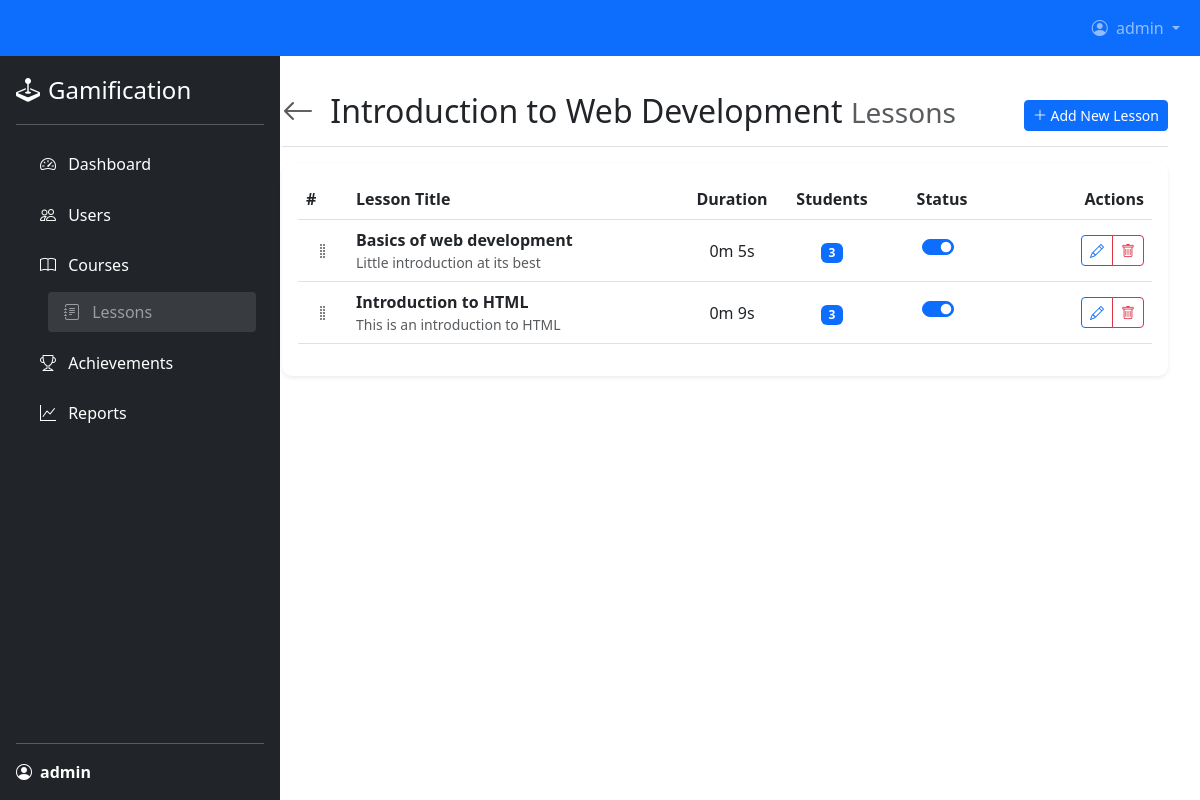
Page /admin/lessons/index.php?course_id=1 (signed in) on the committed database.
### tables this page shows
CREATE TABLE `courses` (
  `id` int(11) NOT NULL,
  `title` varchar(255) NOT NULL,
  `description` text DEFAULT NULL,
  `category` varchar(100) DEFAULT NULL,
  `difficulty` enum('beginner','intermediate','advanced') DEFAULT NULL,
  `created_by` int(11) DEFAULT NULL,
  `created_at` timestamp NOT NULL DEFAULT current_timestamp(),
  `is_active` tinyint(1) DEFAULT 1 COMMENT '1 for active, 0 for inactive',
  `updated_at` timestamp NOT NULL DEFAULT current_timestamp() ON UPDATE current_timestamp()
);

CREATE TABLE `lessons` (
  `id` int(11) NOT NULL,
  `course_id` int(11) NOT NULL,
  `title` varchar(255) NOT NULL,
  `description` text DEFAULT NULL,
  `content` longtext DEFAULT NULL,
  `video_url` varchar(255) DEFAULT NULL,
  `duration` int(11) DEFAULT NULL,
  `sort_order` int(11) DEFAULT 0,
  `is_active` tinyint(1) DEFAULT 1,
  `created_at` timestamp NOT NULL DEFAULT current_timestamp(),
  `updated_at` timestamp NOT NULL DEFAULT current_timestamp() ON UPDATE current_timestamp()
);

### admin/lessons/index.php (the view, shortened to what this page needs)
<?php
require_once __DIR__ . '/../../config/database.php';
$course_id = filter_input(INPUT_GET, 'course_id', FILTER_VALIDATE_INT);
$stmt = $conn->prepare("SELECT id, title FROM courses WHERE id = ?");
$stmt->bind_param('i', $course_id);
$stmt->execute();
$course_result = $stmt->get_result();
$course = $course_result->fetch_assoc();
$stmt = $conn->prepare("
    SELECT l.*,
           (SELECT COUNT(*) FROM user_progress WHERE lesson_id = l.id) as student_count
    FROM lessons l
    WHERE l.course_id = ?
    ORDER BY l.sort_order ASC, l.title ASC
");
$stmt->bind_param('i', $course_id);
$stmt->execute();
$lessons_result = $stmt->get_result();
include '../includes/header.php';
?>
<div class="d-flex justify-content-between flex-wrap flex-md-nowrap align-items-center pt-3 pb-2 mb-3 border-bottom">
    <h1 class="h2">
        <a href="../courses/edit.php?id=<?php echo $course_id; ?>" class="text-decoration-none text-muted me-2">
            <i class="bi bi-arrow-left"></i>
        </a>
        <?php echo htmlspecialchars($course['title']); ?>
        <small class="text-muted">Lessons</small>
    </h1>
    <div class="btn-toolbar mb-2 mb-md-0">
        <a href="create.php?course_id=<?php echo $course_id; ?>" class="btn btn-sm btn-primary">
            <i class="bi bi-plus-lg"></i> Add New Lesson
        </a>
    </div>
</div>
<div class="card">
    <div class="card-body">
        <?php if ($lessons_result->num_rows > 0): ?>
            <div class="table-responsive">
                <table class="table table-hover align-middle" id="lessonsTable">
                    <thead>
                        <tr>
                            <th style="width: 50px;">#</th>
                            <th>Lesson Title</th>
                            <th class="text-center" style="width: 100px;">Duration</th>
                            <th class="text-center" style="width: 100px;">Students</th>
                            <th class="text-center" style="width: 120px;">Status</th>
                            <th class="text-end" style="width: 150px;">Actions</th>
                        </tr>
                    </thead>
                    <tbody class="sortable">
                        <?php while ($lesson = $lessons_result->fetch_assoc()): ?>
                            <tr data-lesson-id="<?php echo $lesson['id']; ?>">
                                <td class="sortable-handle text-center text-muted" style="cursor: move;">
                                    <i class="bi bi-grip-vertical"></i>
                                </td>
                                <td>
                                    <strong><?php echo htmlspecialchars($lesson['title']); ?></strong>
                                    <?php if (!empty($lesson['description'])): ?>
                                        <div class="text-muted small">
                                            <?php echo mb_substr(strip_tags($lesson['description']), 0, 80); ?><?php echo strlen($lesson['description']) > 80 ? '...' : ''; ?>
                                        </div>
                                    <?php endif; ?>
                                </td>
                                <td class="text-center">
                                    <?php if (!empty($lesson['duration'])): ?>
                                        <?php echo floor($lesson['duration'] / 60) . 'm ' . ($lesson['duration'] % 60) . 's'; ?>
                                    <?php else: ?>
                                        <span class="text-muted">-</span>
                                    <?php endif; ?>
                                </td>
                                <td class="text-center">
                                    <span class="badge bg-primary"><?php echo $lesson['student_count']; ?></span>
                                </td>
                                <td class="text-center">
                                    <div class="form-check form-switch d-inline-block">
                                        <input class="form-check-input toggle-lesson-status"
                                               type="checkbox"
                                               data-lesson-id="<?php echo $lesson['id']; ?>"
                                            <?php echo $lesson['is_active'] ? 'checked' : ''; ?>>
                                    </div>
                                </td>
                                <td class="text-end">
                                    <div class="btn-group" role="group">
                                        <a href="edit.php?id=<?php echo $lesson['id']; ?>"
                                           class="btn btn-sm btn-outline-primary"
                                           title="Edit">
                                            <i class="bi bi-pencil"></i>
                                        </a>
                                        <button type="button"
                                                class="btn btn-sm btn-outline-danger delete-lesson"
                                                data-lesson-id="<?php echo $lesson['id']; ?>"
                                                data-lesson-title="<?php echo htmlspecialchars($lesson['title']); ?>"
                                                title="Delete">
                                            <i class="bi bi-trash"></i>
                                        </button>
                                    </div>
                                </td>
                            </tr>
                        <?php endwhile; ?>
                    </tbody>
                </table>
            </div>
        <?php endif; ?>
    </div>
</div>
<?php include '../includes/footer.php'; ?>

### admin/includes/header.php (style rules this page uses)
.card { border: none; border-radius: 10px; box-shadow: 0 0.125rem 0.25rem rgba(0, 0, 0, 0.075); margin-bottom: 20px; }

### rows in the picture
courses: title "Introduction to Web Development"
lessons: title "Basics of web development", description "Little introduction at its best", floor($lesson['duration']/60) "0", $lesson['duration']%60 "5", student_count "3", is_active "☑"
lessons: title "Introduction to HTML", description "This is an introduction to HTML", floor($lesson['duration']/60) "0", $lesson['duration']%60 "9", student_count "3", is_active "☑"

### other values in the picture
$_SESSION['username'] "admin"
